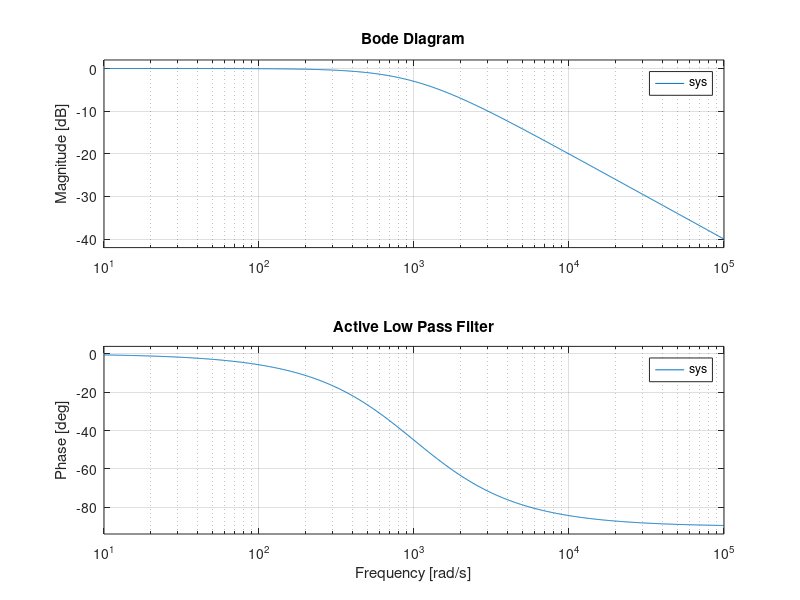

This figure's MATLAB source:
%Name: Md.Roknuzzaman Rikon
%ID: 22024014
% Active Low Pass Filter 
R = 1e3; % Resistance in ohms 
C = 1e-6; % Capacitance in farads 
sys = tf([1], [R*C 1]); 
bode(sys); 
title('Active Low Pass Filter'); 
